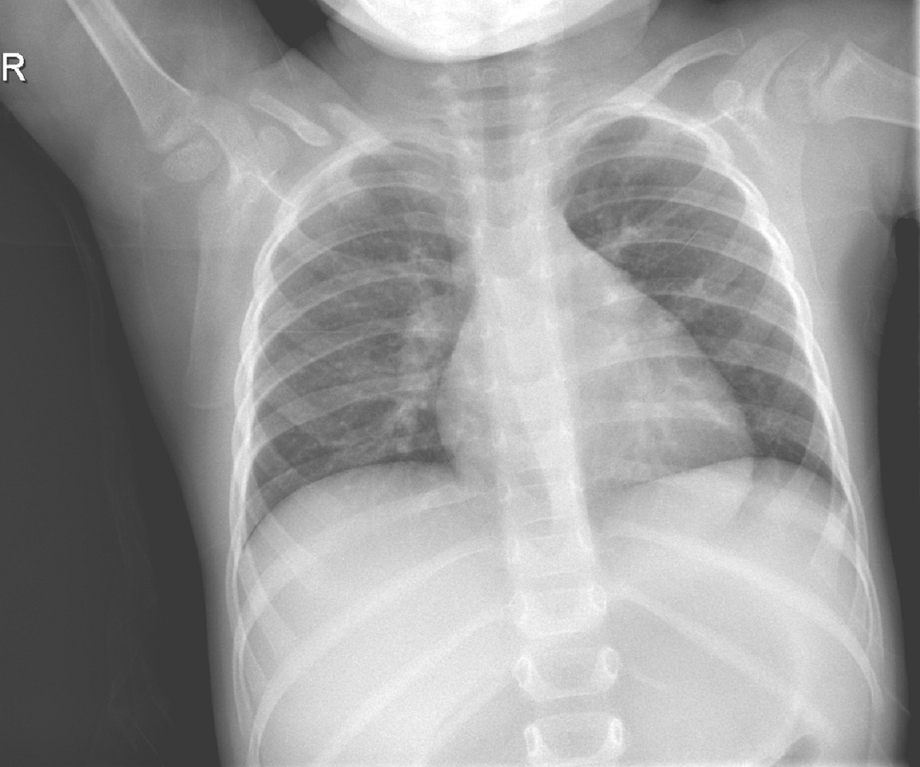
#> input picture Percepción Computacional/ACT3_PC/radiografia.png, 920 x 767 px, shrunk from 1200 x 1000 before the run
$ jupyter execute --allow-errors Act3_PC_Notebook.ipynb   (older library calls are emulated)
#> lines starting #> are read from the running program, lines starting #| are printed output that depends on the picture; after the words box and inside, x2 and y2 are one past the last pixel; in counts of white or black regions, pixels touching at a corner belong together; long printed decimals are rounded
**<center><font size = "6">Trabajo: Evaluación de la segmentación<center>**
***

_Percepción Computacional - Curso 2022/2023_
* Agatiello, Agustina - agustina.agatiello882@comunidadunir.net
* Giraldo Pérez, Edison Jose - edisonjose.giraldo261@comunidadunir.net
* Orellana Martínez, Joel Elí - joel.orellana102@comunidadunir.net
***

[cell 1]
import cv2
import numpy as np
import matplotlib.pyplot as plt
from IPython.display import Image
import ipywidgets as widgets
from IPython.display import display
from ipywidgets import interactive, IntSlider
from sklearn.metrics import f1_score

## 1. Carga de imagen

### 1.1. Imagen original

[cell 2]
img = cv2.imread('radiografia.png', 0)
#> img is the input picture: shape (767, 920); min 28, max 255, mean 153.2

[cell 3]
retval, buffer = cv2.imencode('.png', img)
data = buffer.tobytes()
Image(data=data)

### 1.2. Ground truth

[cell 4]
ground_truth = cv2.imread('ground_truth.png', 0)
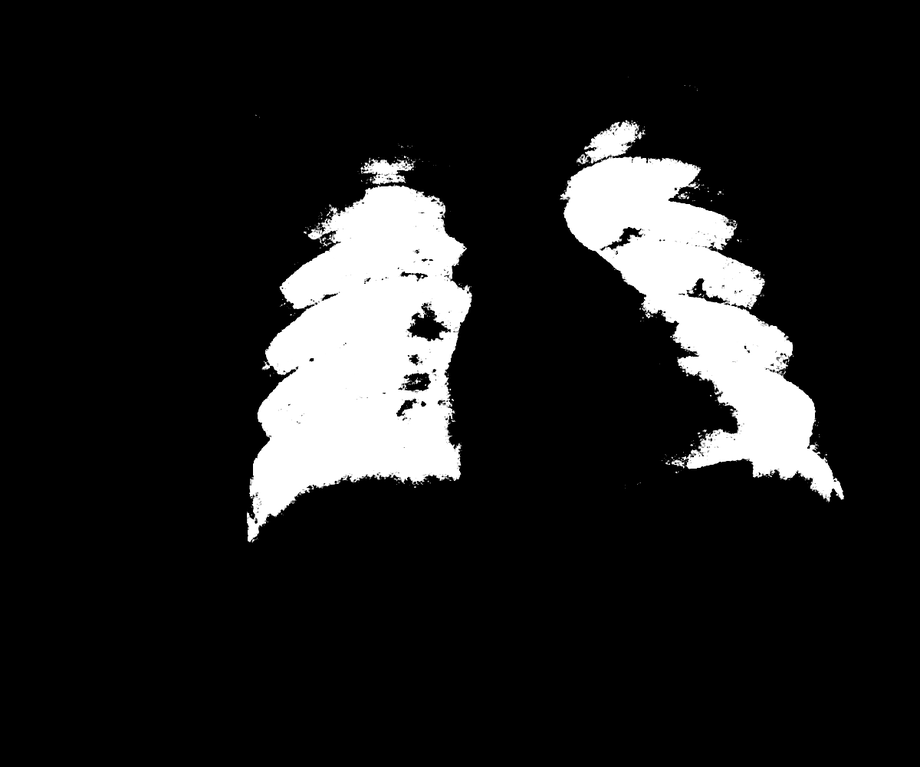
#> input picture Percepción Computacional/ACT3_PC/ground_truth.png, 920 x 767 px, shrunk from 1200 x 1000 before the run
#> ground_truth is the input picture: shape (767, 920); min 0, max 255, mean 30.9

[cell 5]
retval, buffer = cv2.imencode('.png', ground_truth)
data = buffer.tobytes()
Image(data=data)

## 2. Segmentaciones

### 2.1. Segmentación mediante umbralización global interactiva

Este segmentador permite al usuario seleccionar un umbral global para separar los huesos del fondo mediante una herramienta interactiva.

[cell 6]
# Función para segmentar la imagen
def threshold_image(img, thres_val):
    _, dst = cv2.threshold(img, thres_val, 255, cv2.THRESH_BINARY)
    return dst

# Función de callback para la selección del umbral
def threshold_callback(thres_val):
    global img
    dst = threshold_image(img, thres_val)
    show_image(dst, 'Imagen segmentada')
    cv2.imwrite('seg_1.png', dst)

# Función para mostrar la imagen segmentada en el notebook
def show_image(img, title=''):
#> called with title = 'Imagen original'
    plt.imshow(cv2.cvtColor(img, cv2.COLOR_BGR2RGB))
#> (this line was passed over: IPython is not available in this run)
    plt.title(title)
#> (this line was passed over: IPython is not available in this run)
    plt.axis('off')
#> (this line was passed over: IPython is not available in this run)
#> the sliders are set to threshold_value = 127, block_size = 27, constant = 0
    plt.show()

# Crear barra deslizante para seleccionar el umbral
umbral_slider = widgets.IntSlider(
    value=140,
    min=0,
    max=255,
    step=1,
    description='Umbral:',
    continuous_update=False
)

# Crear interfaz interactiva para mostrar la imagen segmentada
interactive_output = widgets.interactive_output(
    threshold_callback, {'thres_val': umbral_slider})
images_box = widgets.HBox([widgets.Output(), widgets.Output()])

# Mostrar la imagen original y la imagen segmentada
with images_box.children[0]:
    show_image(img, 'Imagen original')
with images_box.children[1]:
    display(widgets.VBox([umbral_slider, interactive_output]))

display(images_box)

### 2.2. Segmentación mediante umbralización adaptativa

Este código define una función adaptive_thresholding() que toma tres argumentos: threshold_value, block_size y constant, que corresponden al valor del umbral, el tamaño de bloque y el valor constante para la umbralización adaptativa, respectivamente.

Luego, se crea una barra deslizante threshold_slider para el valor del umbral, y se define un control interactivo interactive_obj que llama a la función adaptive_thresholding() con los valores actuales de la barra deslizante y los otros parámetros.

Finalmente, se muestra el control interactivo dentro del notebook mediante la función display(). Cuando se cambia el valor de la barra deslizante, se llama a la función adaptive_thresholding() con los nuevos parámetros y se muestra la imagen original y la imagen segmentada en tiempo real dentro del notebook.

[cell 7]
# Función de segmentación adaptativa
def adaptive_thresholding(threshold_value, block_size, constant):
#> called with threshold_value = 127, block_size = 27, constant = 0
    global img
    thres_adapt = cv2.adaptiveThreshold(
        img, 255, cv2.ADAPTIVE_THRESH_GAUSSIAN_C, cv2.THRESH_BINARY, block_size, constant)
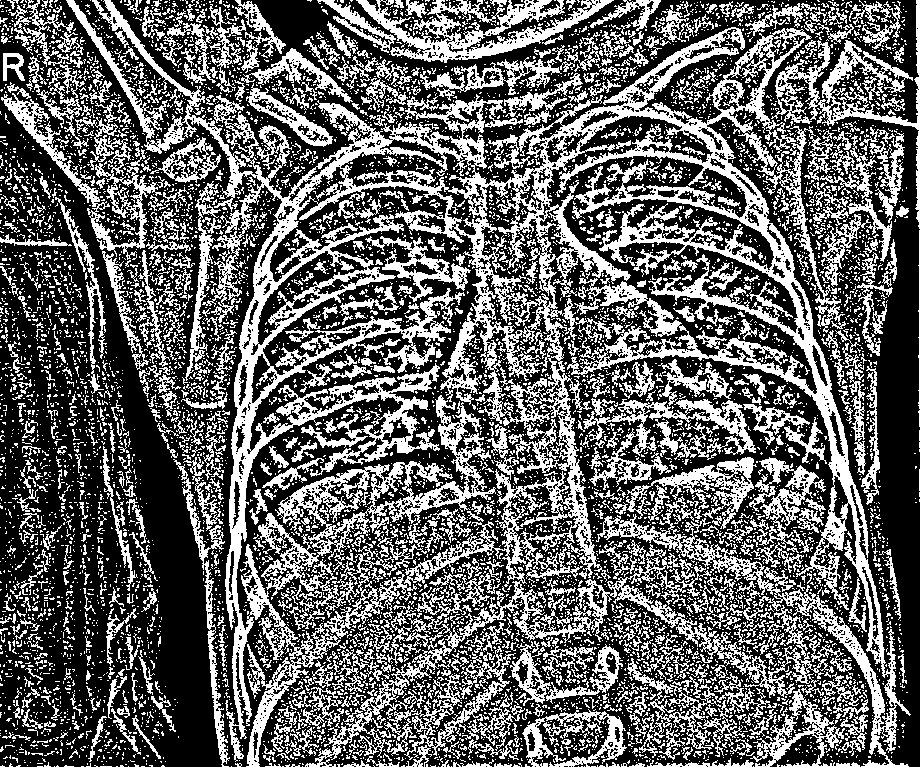
#> thres_adapt: shape (767, 920); 38.6% white; 8076 white regions (7195 under 20 px), largest, box (x1, y1, x2, y2) and area: (66, 0, 911, 767) 109660, (258, 395, 496, 629) 9272, (356, 0, 614, 63) 5676

    # Mostrar imágenes
    fig, ax = plt.subplots(ncols=2, figsize=(10, 5))
    ax[0].imshow(img, cmap='gray')
    ax[0].set_title('Imagen original')
    ax[1].imshow(thres_adapt, cmap='gray')
    ax[1].set_title('Imagen segmentada')
    plt.show()

    # Guardar la imagen segmentada
    cv2.imwrite('seg_2.png', thres_adapt)

# Crear barra deslizante
threshold_slider = IntSlider(min=1, max=255, value=127, description='Umbral')

# Crear control interactivo
#> (the rest of this cell did not finish here and is left out)

### 2.3. Segmentación mediante detección de bordes interactiva

Este segmentador permite al usuario seleccionar los bordes de los huesos mediante una herramienta interactiva, y luego aplica un umbral para separar los huesos del fondo. Conocido como filtro de Canny.

[cell 8]
# Función para segmentar la imagen mediante detección de bordes
def canny_segmentation(img, x):
    edges = cv2.Canny(img, x / 2, x)
    _, dst = cv2.threshold(edges, 0, 255, cv2.THRESH_BINARY + cv2.THRESH_OTSU)
    return dst

# Función de callback para la selección de bordes
def canny_callback(thres_val):
    dst = canny_segmentation(img, thres_val)
    fig, (ax1, ax2) = plt.subplots(ncols=2, figsize=(10, 5))
    ax1.imshow(img, cmap='gray')
    ax1.set_title('Imagen Original')
    ax1.axis('off')
    ax2.imshow(dst, cmap='gray')
    ax2.set_title('Imagen Segmentada')
    ax2.axis('off')
    plt.show()
    cv2.imwrite('seg_3.png', dst)

# Crear barra deslizante para seleccionar el umbral
umbral_slider = widgets.IntSlider(
    value=72,
    min=0,
    max=500,
    step=1,
    description='Umbral:',
    continuous_update=False
)

# Crear interfaz interactiva para mostrar la imagen segmentada
interactive_output = widgets.interactive_output(
    canny_callback, {'thres_val': umbral_slider})
display(widgets.VBox([umbral_slider, interactive_output]))

### 2.4. Segmentación mediante detección de bordes basada en el operador Sobel

Este segmentador detecta los bordes de los huesos mediante el operador Sobel y luego aplica un umbral para separar los huesos del fondo.

[cell 9]
# Función para segmentar la imagen
def sobel_threshold(img, thres_val):
    # Aplicar operador Sobel en dirección x
    sobelx = cv2.Sobel(img, cv2.CV_64F, 1, 0, ksize=3)
    abs_sobelx = np.absolute(sobelx)
    sobelx_8u = np.uint8(abs_sobelx * 255 / np.max(abs_sobelx))

    # Aplicar umbralización
    _, dst = cv2.threshold(sobelx_8u, thres_val, 255, cv2.THRESH_BINARY)

    return dst


# Función para mostrar la imagen segmentada en el notebook
def show_image(img, title):
#> called with title = 'Imagen original'
    plt.imshow(cv2.cvtColor(img, cv2.COLOR_BGR2RGB))
#> (this line was passed over: IPython is not available in this run)
    plt.axis('off')
#> (this line was passed over: IPython is not available in this run)
    plt.title(title)
#> (this line was passed over: IPython is not available in this run)
    plt.show()


# Función de callback para la selección del umbral
def sobel_callback(thres_val):
    dst = sobel_threshold(img, thres_val)
    show_image(dst, "Imagen segmentada")
    cv2.imwrite('seg_4.png', dst)

# Crear barra deslizante para seleccionar el umbral
umbral_slider = widgets.IntSlider(
    value=4,
    min=0,
    max=255,
    step=1,
    description='Umbral:',
    continuous_update=False
)

# Crear interfaz interactiva para mostrar la imagen segmentada
interactive_output = widgets.interactive_output(
    sobel_callback, {'thres_val': umbral_slider})
display(widgets.VBox([interactive_output, umbral_slider]))

# Mostrar la imagen original
show_image(img, "Imagen original")

### 2.5. Segmentación mediante la transformada de Hough

Este segmentador detecta líneas en la imagen mediante la transformada de Hough y luego las utiliza para separar los huesos del fondo.

[cell 10]
# Aplicar umbralización
_, hough = cv2.threshold(img, 0, 255, cv2.THRESH_BINARY + cv2.THRESH_OTSU)
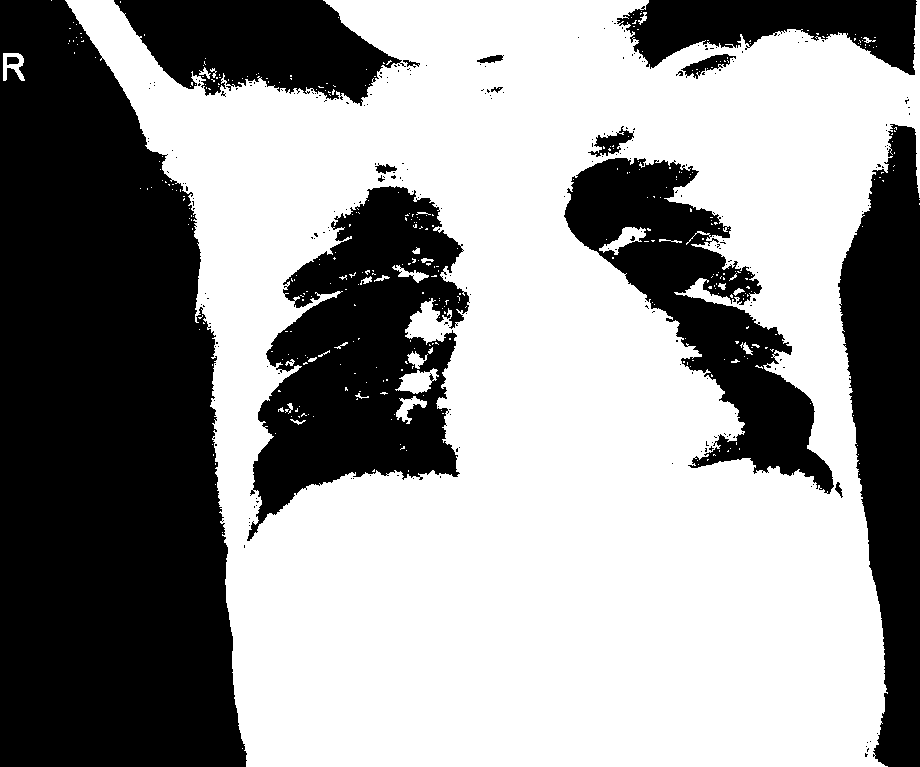
#> hough: shape (767, 920); 58.8% white; 254 black regions (238 under 20 px), largest, box (x1, y1, x2, y2) and area: (0, 0, 247, 767) 148824, (247, 186, 470, 541) 42652, (838, 124, 920, 767) 34515

# Detectar líneas mediante la transformada de Hough
lines = cv2.HoughLines(hough, 1, np.pi / 180, 150)

# Dibujar líneas en la imagen original
for line in lines:
    rho, theta = line[0]
    a = np.cos(theta)
    b = np.sin(theta)
    x0 = a * rho
    y0 = b * rho
    x1 = int(x0 + 1000 * (-b))
    y1 = int(y0 + 1000 * (a))
    x2 = int(x0 - 1000 * (-b))
    y2 = int(y0 - 1000 * (a))
    cv2.line(img, (x1, y1), (x2, y2), (0, 0, 255), 2)
#> this loop made 10350 passes
#> (rho, theta, a, x0, y0, x1, y1, x2) on passes 1 to 3: (-66, 2.36, -0.707, 46.67, -46.67, -660, -753, 753), (-64, 2.36, -0.707, 45.25, -45.25, -661, -752, 752), (-62, 2.36, -0.707, 43.84, -43.84, -663, -750, 750)

# Guardar imagen segmentada
cv2.imwrite('seg_5.png', hough)

# Mostrar imagen segmentada
retval, buffer = cv2.imencode('.png', hough)
#> buffer = 13138 values, max 255 at index 23, min 0 at index 8, mean 117.5
data = buffer.tobytes()
Image(data=data)

## 3. Evaluación del rendimiento individual de cada técnica de segmentación

[cell 11]
# Aplicar la segmentación mediante umbralización global interactiva
threshold, segmented = cv2.threshold(img, 0, 255, cv2.THRESH_BINARY_INV+cv2.THRESH_OTSU)
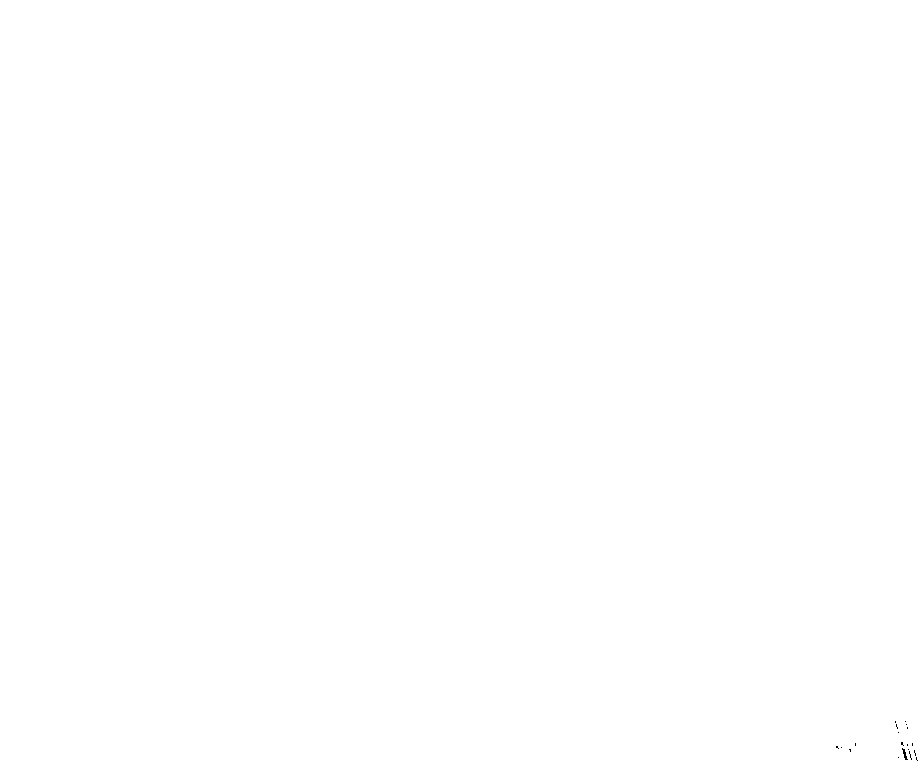
#> segmented: shape (767, 920); 100% white; black in thin lines or dots, all inside (x1, y1, x2, y2) = (836, 721, 918, 761)
#> threshold = 0

# Calcular la precisión, la sensibilidad y la especificidad
tp = np.sum(np.logical_and(segmented, ground_truth))
#> tp = 94352
fp = np.sum(np.logical_and(segmented, np.logical_not(ground_truth)))
#> fp = 611201
tn = np.sum(np.logical_and(np.logical_not(segmented), np.logical_not(ground_truth)))
#> tn = 87
fn = np.sum(np.logical_and(np.logical_not(segmented), ground_truth))
#> fn = 0

precision = tp / (tp + fp)
#> precision = 0.134
sensitivity = tp / (tp + fn)
#> sensitivity = 1
specificity = tn / (tn + fp)
#> specificity = 0.000142

# Mostrar los resultados
print('Precisión:', precision)
#| Precisión: 0.1337
print('Sensibilidad:', sensitivity)
#| Sensibilidad: 1.0
print('Especificidad:', specificity)
#| Especificidad: 0.0001423

[cell 12]
# Aplicar la segmentación mediante umbralización adaptativa
segmented = cv2.adaptiveThreshold(img, 255, cv2.ADAPTIVE_THRESH_MEAN_C, cv2.THRESH_BINARY_INV, 11, 2)
#> segmented: shape (767, 920); 0.16% white; 3 white regions, box (x1, y1, x2, y2) and area: (896, 737, 920, 765) 475, (831, 739, 861, 756) 378, (890, 717, 912, 734) 257

# Calcular la precisión, la sensibilidad y la especificidad
tp = np.sum(np.logical_and(segmented, ground_truth))
#> tp = 0
fp = np.sum(np.logical_and(segmented, np.logical_not(ground_truth)))
#> fp = 1110
tn = np.sum(np.logical_and(np.logical_not(segmented), np.logical_not(ground_truth)))
#> tn = 610178
fn = np.sum(np.logical_and(np.logical_not(segmented), ground_truth))
#> fn = 94352

precision = tp / (tp + fp)
#> precision = 0
sensitivity = tp / (tp + fn)
#> sensitivity = 0
specificity = tn / (tn + fp)
#> specificity = 0.998

# Mostrar los resultados
print('Precisión:', precision)
#| Precisión: 0.0
print('Sensibilidad:', sensitivity)
#| Sensibilidad: 0.0
print('Especificidad:', specificity)
#| Especificidad: 0.9982

[cell 13]
# Aplicar la segmentación mediante detección de bordes interactiva
edges = cv2.Canny(img, 100, 200)
#> edges: shape (767, 920); 0.02% white in thin lines or dots, all inside (x1, y1, x2, y2) = (836, 720, 918, 761)
segmented = cv2.bitwise_not(edges)

# Calcular la precisión, la sensibilidad y la especificidad
tp = np.sum(np.logical_and(segmented, ground_truth))
#> tp = 94352
fp = np.sum(np.logical_and(segmented, np.logical_not(ground_truth)))
#> fp = 611139
tn = np.sum(np.logical_and(np.logical_not(segmented), np.logical_not(ground_truth)))
#> tn = 149
fn = np.sum(np.logical_and(np.logical_not(segmented), ground_truth))
#> fn = 0

precision = tp / (tp + fp)
#> precision = 0.134
sensitivity = tp / (tp + fn)
#> sensitivity = 1
specificity = tn / (tn + fp)
#> specificity = 0.000244

# Mostrar los resultados
print('Precisión:', precision)
#| Precisión: 0.1337
print('Sensibilidad:', sensitivity)
#| Sensibilidad: 1.0
print('Especificidad:', specificity)
#| Especificidad: 0.0002437

[cell 14]
# Aplicar la segmentación mediante detección de bordes basada en el operador Sobel
sobelx = cv2.Sobel(img, cv2.CV_64F, 1, 0, ksize=3)
sobely = cv2.Sobel(img, cv2.CV_64F, 0, 1, ksize=3)
magnitude = np.sqrt(np.square(sobelx) + np.square(sobely))
magnitude = cv2.normalize(magnitude, None, 0, 255, cv2.NORM_MINMAX, cv2.CV_8U)
_, segmented = cv2.threshold(magnitude, 0, 255, cv2.THRESH_BINARY_INV+cv2.THRESH_OTSU)
#> segmented: shape (767, 920); 100% white; black in thin lines or dots, all inside (x1, y1, x2, y2) = (835, 720, 918, 761)

# Calcular la precisión, la sensibilidad y la especificidad
tp = np.sum(np.logical_and(segmented, ground_truth))
fp = np.sum(np.logical_and(segmented, np.logical_not(ground_truth)))
#> fp = 611068
tn = np.sum(np.logical_and(np.logical_not(segmented), np.logical_not(ground_truth)))
#> tn = 220
fn = np.sum(np.logical_and(np.logical_not(segmented), ground_truth))

precision = tp / (tp + fp)
sensitivity = tp / (tp + fn)
specificity = tn / (tn + fp)
#> specificity = 0.00036

# Mostrar los resultados
print('Precisión:', precision)
#| Precisión: 0.1338
print('Sensibilidad:', sensitivity)
#| Sensibilidad: 1.0
print('Especificidad:', specificity)
#| Especificidad: 0.0003599

[cell 15]
# Aplicar la segmentación mediante la transformada de Hough
edges = cv2.Canny(img, 50, 150, apertureSize=3)
lines = cv2.HoughLines(edges, 1, np.pi/180, 100)
#> lines = None
segmented = np.zeros_like(img)
if lines is not None:
    for rho, theta in lines[:, 0, :]:
        a = np.cos(theta)
        b = np.sin(theta)
        x0 = a * rho
        y0 = b * rho
        x1 = int(x0 + 1000 * (-b))
        y1 = int(y0 + 1000 * (a))
        x2 = int(x0 - 1000 * (-b))
        y2 = int(y0 - 1000 * (a))
        cv2.line(segmented, (x1, y1), (x2, y2), (255, 255, 255), 1)

# Calcular la precisión, la sensibilidad y la especificidad
tp = np.sum(np.logical_and(segmented, ground_truth))
#> tp = 0
#> segmented: shape (767, 920); every value is 0
fp = np.sum(np.logical_and(segmented, np.logical_not(ground_truth)))
#> fp = 0
tn = np.sum(np.logical_and(np.logical_not(segmented), np.logical_not(ground_truth)))
#> tn = 611288
fn = np.sum(np.logical_and(np.logical_not(segmented), ground_truth))
#> fn = 94352

precision = tp / (tp + fp)
#> precision = nan
sensitivity = tp / (tp + fn)
#> sensitivity = 0
specificity = tn / (tn + fp)
#> specificity = 1

# Mostrar los resultados
print('Precisión:', precision)
#| Precisión: nan
print('Sensibilidad:', sensitivity)
#| Sensibilidad: 0.0
print('Especificidad:', specificity)
#| Especificidad: 1.0

## 4. Agregación de los resultados por votación

Cargar las imágenes segmentadas y almacenarlas en una lista.

[cell 16]
seg_1 = cv2.imread('seg_1.png')
seg_2 = cv2.imread('seg_2.png')
seg_3 = cv2.imread('seg_3.png')
seg_4 = cv2.imread('seg_4.png')
seg_5 = cv2.imread('seg_5.png')

#> (a cell that did not finish here is left out)

[cell 18]
segmented_images = [seg_1, seg_2, seg_3, seg_4, seg_5]

Convertir las imágenes en matrices binarias (0 o 1) donde los valores 1 representan los píxeles segmentados. Primero convertimos cada imagen a escala de grises y luego aplicamos un umbral para obtener una imagen binaria.

[cell 19]
threshold_value = 127

binary_images = []
#> (the rest of this cell did not finish here and is left out)

Sumamos las matrices binarias de todas las imágenes y luego aplicamos otro umbral para obtener la imagen final segmentada. En la matriz final, los valores 1 representan los píxeles segmentados en al menos la mitad de las imágenes.

[cell 20]
# Sumar las matrices binarias de todas las imágenes
threshold_votes = len(segmented_images) // 2 + 1
#> threshold_votes = 3
summed_binary = sum(binary_images)

# Aplicar el umbral para obtener la imagen final segmentada
_, final_segmented_image = cv2.threshold(
    summed_binary, threshold_votes, 255, cv2.THRESH_BINARY)
#> final_segmented_image = [0, 0, 0, 0]

# Codificar la imagen final segmentada en PNG e imprimirla
retval, buffer = cv2.imencode('.png', final_segmented_image)
#> buffer = 67 values, max 230 at index 32, min 0 at index 8, mean 45.15
data = buffer.tobytes()
Image(data=data)
